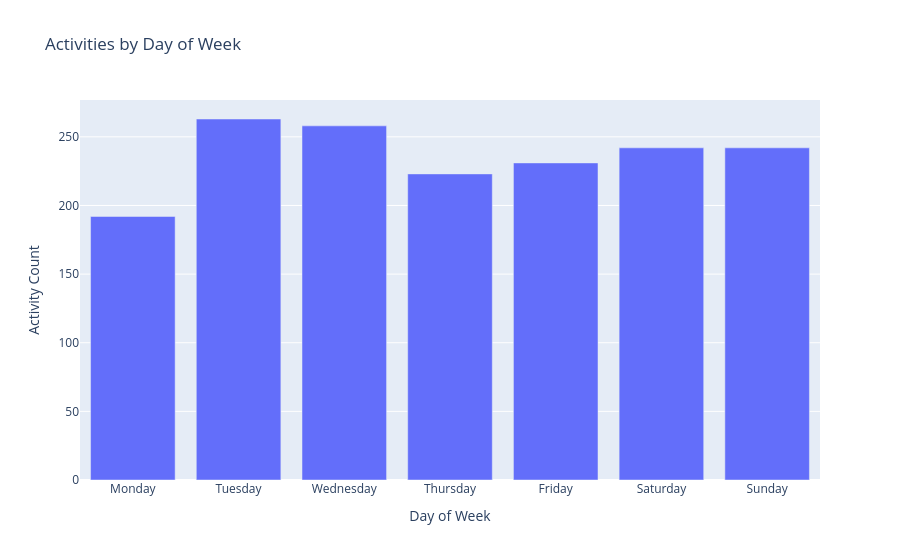

Write notebook code for a chart like this one.
### Markdown cell above
## 8. Consistency Analysis

### Code cell
# Activities per day of week
dow_order = ['Monday', 'Tuesday', 'Wednesday', 'Thursday', 'Friday', 'Saturday', 'Sunday']
dow_counts = df['day_of_week'].value_counts().reindex(dow_order)

fig = px.bar(x=dow_counts.index, y=dow_counts.values,
            labels={'x': 'Day of Week', 'y': 'Activity Count'},
            title='Activities by Day of Week')
fig.show()

print("\n📅 Activity Distribution by Day:")
print(dow_counts)

### Figure 1 — Plotly figure (JSON) as saved in the notebook; plotly's stock layout.template omitted (floating-point values rounded to 4 significant figures)
{"data": [{"hovertemplate": "Day of Week=%{x}<br>Activity Count=%{y}<extra></extra>", "legendgroup": "", "marker": {"color": "#636efa", "pattern": {"shape": ""}}, "name": "", "orientation": "v", "showlegend": false, "textposition": "auto", "type": "bar", "x": ["Monday", "Tuesday", "Wednesday", "Thursday", "Friday", "Saturday", "Sunday"], "xaxis": "x", "y": [192, 263, 258, 223, 231, 242, 242], "yaxis": "y"}], "layout": {"barmode": "relative", "legend": {"tracegroupgap": 0}, "title": {"text": "Activities by Day of Week"}, "xaxis": {"anchor": "y", "domain": [0, 1], "title": {"text": "Day of Week"}}, "yaxis": {"anchor": "x", "domain": [0, 1], "title": {"text": "Activity Count"}}}}
